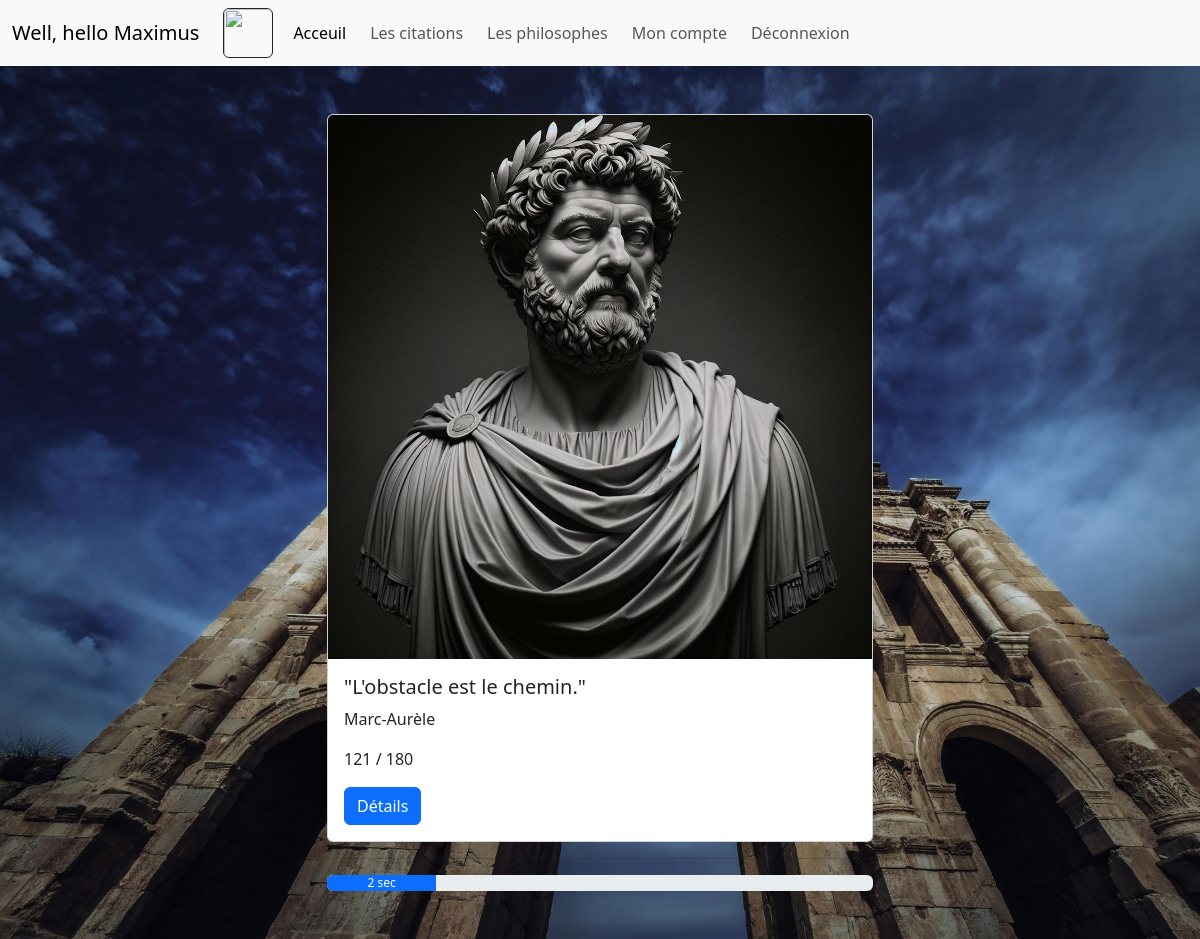
Screenshot of /home.php (signed in) with the database file from the repository.
### tables this page shows
CREATE TABLE IF NOT EXISTS `auteur` (
  `id_auteur` int NOT NULL AUTO_INCREMENT,
  `nom` varchar(70) DEFAULT NULL,
  `prenom` varchar(25) NOT NULL,
  `description` text NOT NULL,
  `biographie` text NOT NULL,
  `date_start` varchar(7) DEFAULT NULL,
  `date_end` varchar(10) DEFAULT NULL,
  `photo` varchar(50) DEFAULT NULL,
  PRIMARY KEY (`id_auteur`)
);

CREATE TABLE IF NOT EXISTS `citations` (
  `id_citations` int NOT NULL AUTO_INCREMENT,
  `citation` varchar(255) DEFAULT NULL,
  `explication` text NOT NULL,
  `année` date DEFAULT NULL,
  `id_auteur` int DEFAULT NULL,
  PRIMARY KEY (`id_citations`),
  KEY `id_auteur` (`id_auteur`)
);

### home.php (called while the page is built, shortened)
<?php
require 'data/db-connect.php';
$requete = $dbh->prepare("SELECT * FROM citations ORDER BY RAND() LIMIT 1");
$requete->execute();
$resultat = $requete->fetch();
if ($resultat) {
    $citation = $resultat['citation'];
    $id_auteur = $resultat['id_auteur'];
    $id_citation = $resultat['id_citations'];
    $requeteAuteur = $dbh->prepare("SELECT auteur.nom, auteur.date_start, auteur.date_end, auteur.photo FROM auteur JOIN citations WHERE citations.id_citations = $id_citation AND auteur.id_auteur = $id_auteur;");
    $requeteAuteur->execute();
    $resultat = $requeteAuteur->fetch();
    $nomAuteur = $resultat['nom'];
    $naissanceAuteur = $resultat['date_start'];
    $mortAuteur = $resultat['date_end'];
    $photoAuteur = $resultat['photo'];
}
require 'templates/home.html.php';

### templates/home.html.php (the view, shortened to what this page needs)
<!doctype html>
<html lang="en">
<head>
    <link rel="stylesheet" href="../assets/style.css">
    <link href="https://cdn.jsdelivr.net/npm/bootstrap@5.3.3/dist/css/bootstrap.min.css" rel="stylesheet">
</head>
<body>
    <?php require 'inc.top.html.php' ?>
    <div class="bg-image" style="background-image: url('/assets/img/temple.bak.jpg'); width: 100%">
        <div class="container">
            <div class="row justify-content-center">
                <div class="col-12 col-md-6 my-5">
                    <div class="card">
                        <img src="<?= $photoAuteur ?>" class="card-img-top" alt="...">
                        <div class="card-body">
                            <h5 class="card-title">"<?= $citation ?>"</h5>
                            <p class="font-weight-bold"><?= $nomAuteur ?></p>
                            <p class="font-weight-bold"><?= $naissanceAuteur . ' ' . '/' . ' ' . $mortAuteur ?></p>
                            <a href="detail.php?id=<?= $id_auteur ?>&id_citation=<?= $id_citation ?>" class="btn btn-primary">Détails</a>
                        </div>
                    </div>
                    <hr>
                    <div class="progress" id="blips">
                        <div class="progress-bar" role="progressbar">
                        </div>
                    </div>
                </div>
            </div>
        </div>
    </div>
</body>
</html>

### assets/style.css (style rules this page uses)
.bg-image { background-repeat: no-repeat; background-size: cover; }

### rows the page displays
auteur: photo (picture), nom "Marc-Aurèle", date_start "121", date_end "180"
citations: citation "L'obstacle est le chemin."

### other values shown
$_SESSION['name'] "Maximus"
